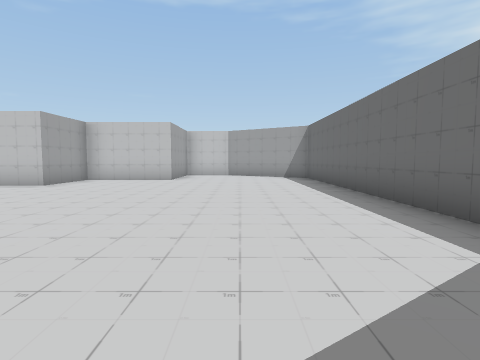
view 1 (above)

22 first-person views from a walk through a scene from a Unity 3-D project. The camera is 1.3 m above the floor, tilts 4° down and sees 80° across. The floor is counted in squares, 2 m on a side. Each view is taken from the middle of a square. On the plan, view 1 faces up. The plan holds only what a view shows up to about 9 squares ahead; the rest is blank. The place goes on beyond the plan. The player character is not drawn.

view 2
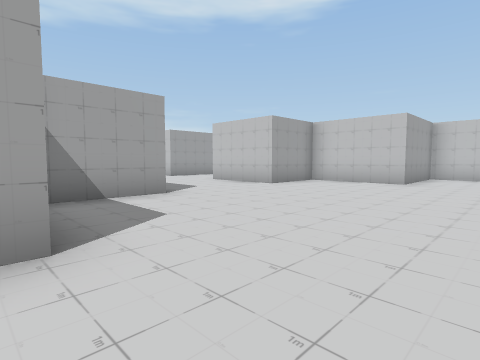

view 3
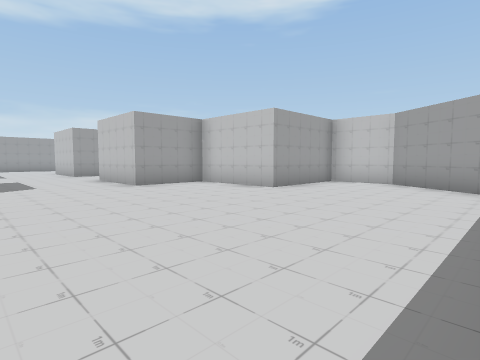

view 4
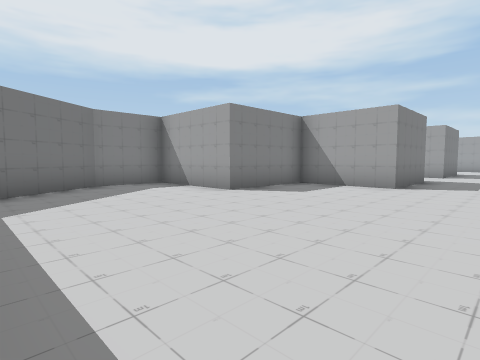

view 5
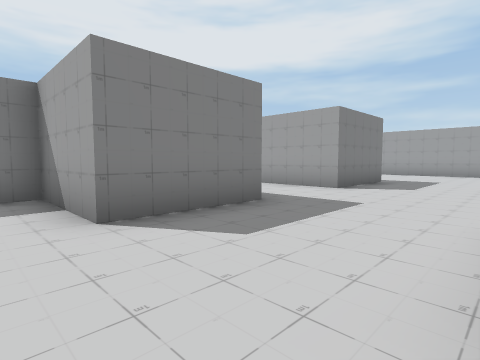

view 6
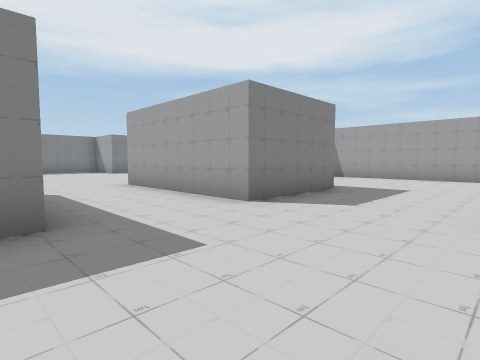

view 7
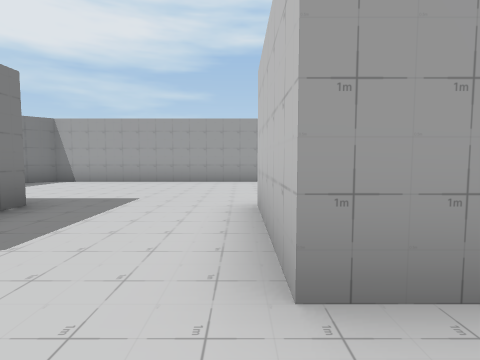

view 8
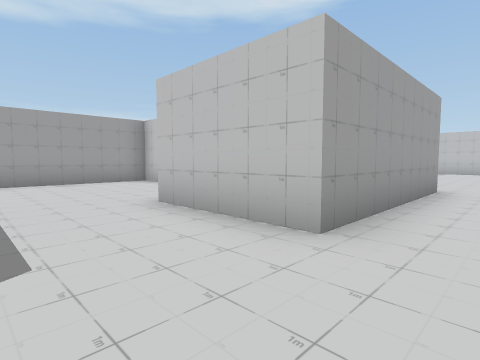

view 9
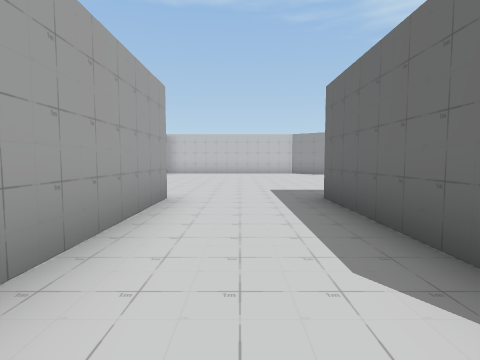

view 10
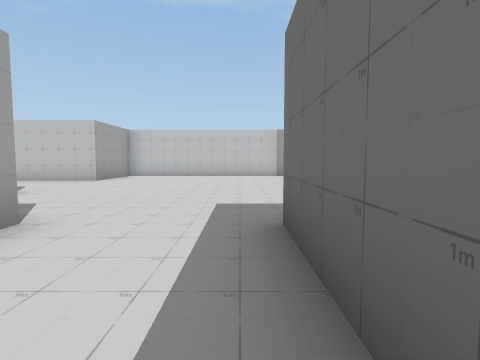

view 11
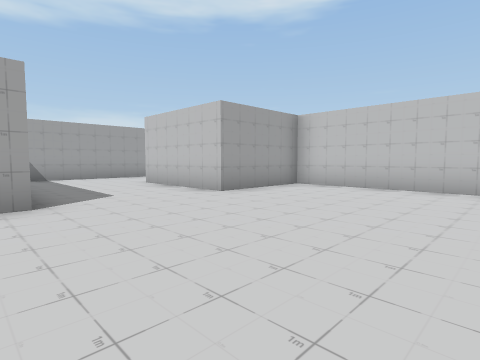

view 12
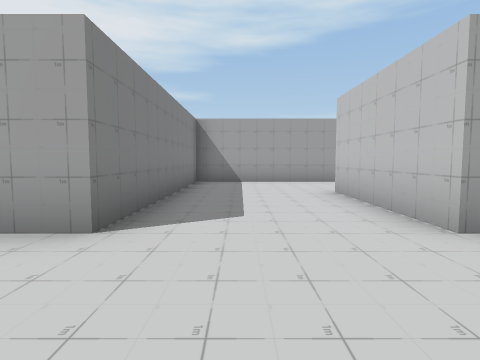

view 13
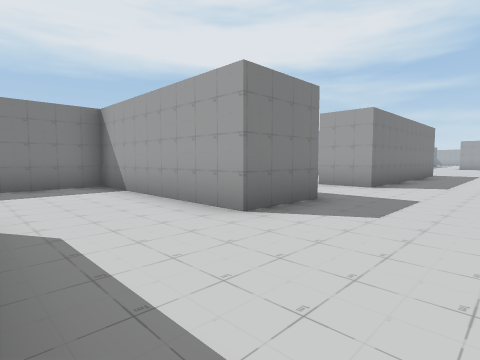

view 14
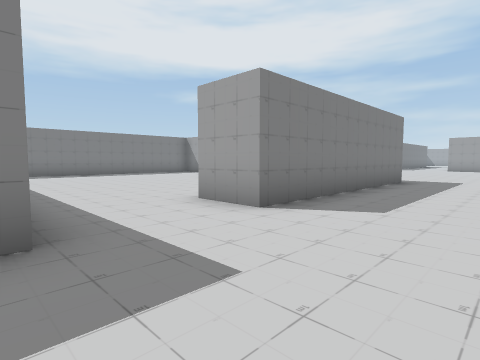

view 15
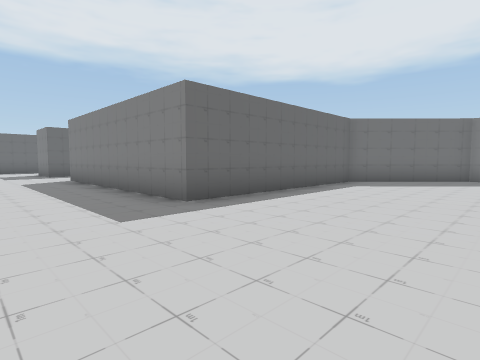

view 16
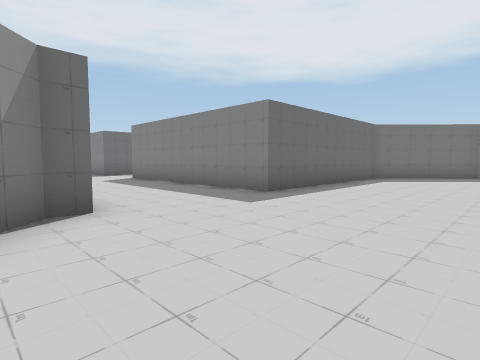

view 17
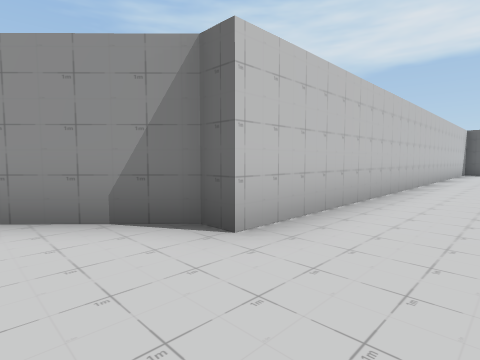

view 18
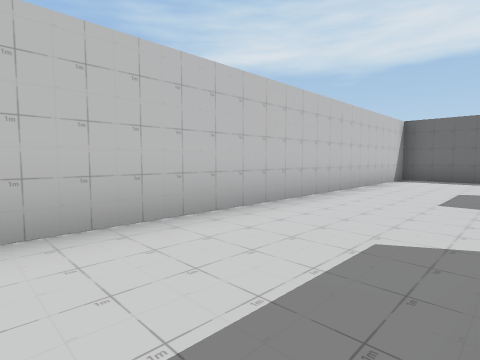

view 19
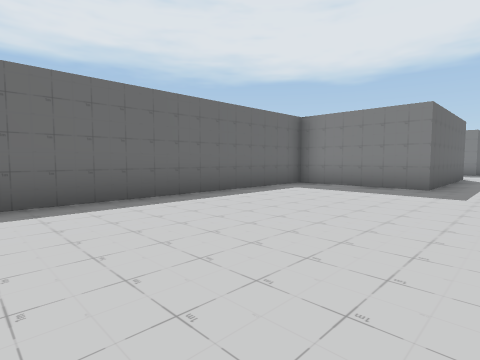

view 20
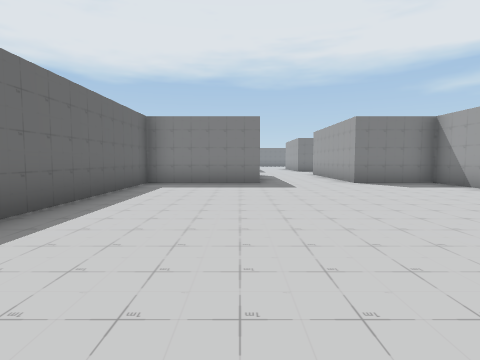

view 21
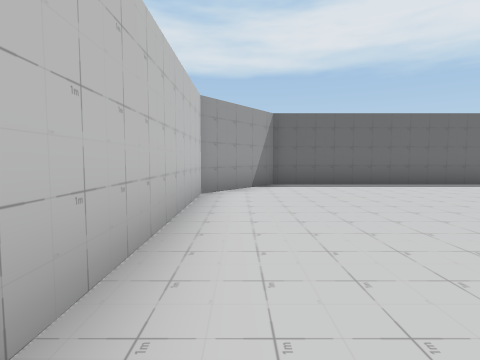

view 22
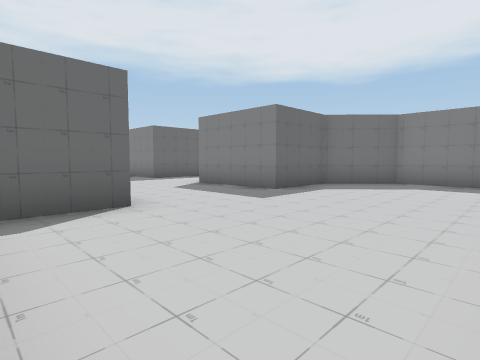

### Floor plan
Points are (right, up) in squares from view 1. A wall is a line through its corners. A room is listed if a view was taken in it or the views show most of it. See-through windows are left out.
Room 1 (views 1, 2, 3, 4, 5, 6, 7, 8, 9, 10, 11, 12, 19, 20, 21, 22)
walls: (-7.6, 7.6) (-7.6, 11.9) (-4.4, 11.9) (-4.4, 19.1) (-6.5, 20.7) (-12.5, 20.7) (-12.5, 17.9); (-7.6, 3.9) (-5, 3.9) (-5, 1.4) (-2.2, 1.4) (-2.2, -1.4) (-0.4, -1.4) (1.5, -0.1); (1.5, 11) (-0.5, 12.3) (-2.2, 12.3) (-2.2, 9.4) (-5, 9.4) (-5, 7.3) (-7.6, 7.3); (-12.5, 14.7) (-12.5, 11.9) (-10.2, 11.9) (-10.2, 7.3) (-13.1, 7.3) (-13.1, 8.8); (-16.8, 9.4) (-17.6, 9.4) (-17.6, 1.5) (-17, 0.9); (2.4, 2.9) (2.4, 9); (-16.4, 0.4) (-14.5, 0.4) (-13.1, 1.8) (-13.1, 3.9) (-10.2, 3.9) (-10.2, -0.5)
ways out: opening at (-13, 16) to room 2
Room 2 (views 13, 14, 15, 16, 17, 18)
walls: (-31.8, 11.1) (-29.3, 13.6) (-29.3, 19.4) (-22.9, 19.4) (-22.9, 18); (-20.5, 19.4) (-18.6, 19.4) (-18.6, 14.7) (-12.5, 14.7); (-15.8, 20.9) (-15.8, 22.8) (-29.3, 22.8) (-29.3, 23.3) (-30.7, 24.7); (-12.5, 17.9) (-15.9, 17.9)
ways out: opening at (-13, 16) to room 1; opening at (-21.5, 18.5)

Positions as (right, up) in squares from view 1, and headings:
1: (0, 0), facing up
2: (0, 1), facing up-left
3: (2, 4), facing up-left
4: (2, 6), facing down-left
5: (-4, 7), facing down-left
6: (-7, 7), facing down-left
7: (-9, 7), facing left
8: (-9, 5), facing up-left
9: (-9, 7), facing up
10: (-8, 9), facing up
11: (-8, 14), facing up-left
12: (-10, 16), facing left
13: (-16, 22), facing down-left
14: (-20, 22), facing down-left
15: (-33, 22), facing down-right
16: (-33, 24), facing down-right
17: (-31, 21), facing up-right
18: (-26, 20), facing up-right
19: (-9, 19), facing down-right
20: (-7, 20), facing down
21: (-12, 20), facing right
22: (-17, 9), facing down-right
